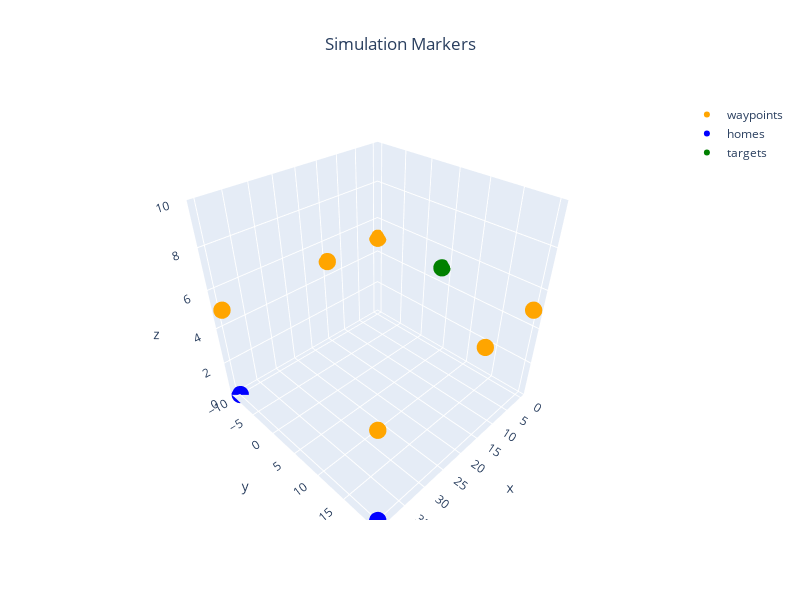

Notebook code cell kept with this figure:
### Markdown cell above
## Gonfiguration

### Code cell
wps = [(40, -10, 5),
            (15, -10, 5),
            (0, -10, 5),
            (0, 4, 5),
            (40, 20, 5),
            (15, 20, 5),
            (0, 20, 5)]

use_nav_wps=[True,False]
wp_plans=[
    [(40, -10,5),(0, 4,5)],
    [(40,  20, 5),(0, 4,5)]
    ]

homes=[(*plan[0][:2],0) for plan in wp_plans]
targets=[plan[-1] for plan in wp_plans]


markers = {'waypoints': {'pos':wps,'color':'orange'},
           'homes': {'pos':homes,'color':'blue'},
           'targets':{'pos':targets,'color':'green'},
           }


n_uavs = len(use_nav_wps)
headings=n_uavs*[0]

offsets=[(*home,heading) for home,heading in zip(homes,headings)]




# Interactive widget to rotate the plot

plot_3d_interactive(markers,title='Simulation Markers')

### Figure 1 — Plotly figure (JSON) as saved in the notebook; plotly's stock layout.template omitted (floating-point values rounded to 4 significant figures)
{"data": [{"marker": {"color": "orange", "size": 6}, "mode": "markers", "name": "waypoints", "type": "scatter3d", "x": [40, 15, 0, 0, 40, 15, 0], "y": [-10, -10, -10, 4, 20, 20, 20], "z": [5, 5, 5, 5, 5, 5, 5]}, {"marker": {"color": "blue", "size": 6}, "mode": "markers", "name": "homes", "type": "scatter3d", "x": [40, 40], "y": [-10, 20], "z": [0, 0]}, {"marker": {"color": "green", "size": 6}, "mode": "markers", "name": "targets", "type": "scatter3d", "x": [0, 0], "y": [4, 4], "z": [5, 5]}], "layout": {"height": 600, "scene": {"xaxis": {"title": {"text": "x"}}, "yaxis": {"title": {"text": "y"}}, "zaxis": {"range": [0, 10], "title": {"text": "z"}}}, "title": {"text": "Simulation Markers", "x": 0.5, "xanchor": "center"}, "width": 800}}
